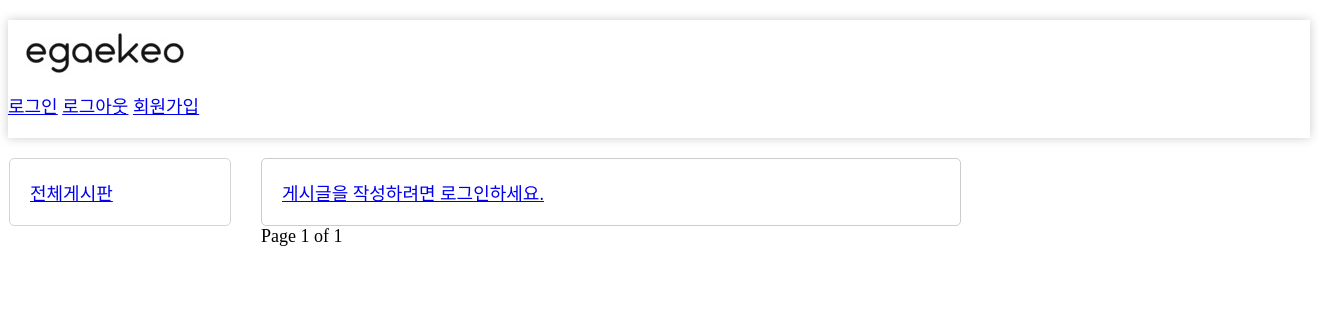
Before: /category/질문 with the older database file.
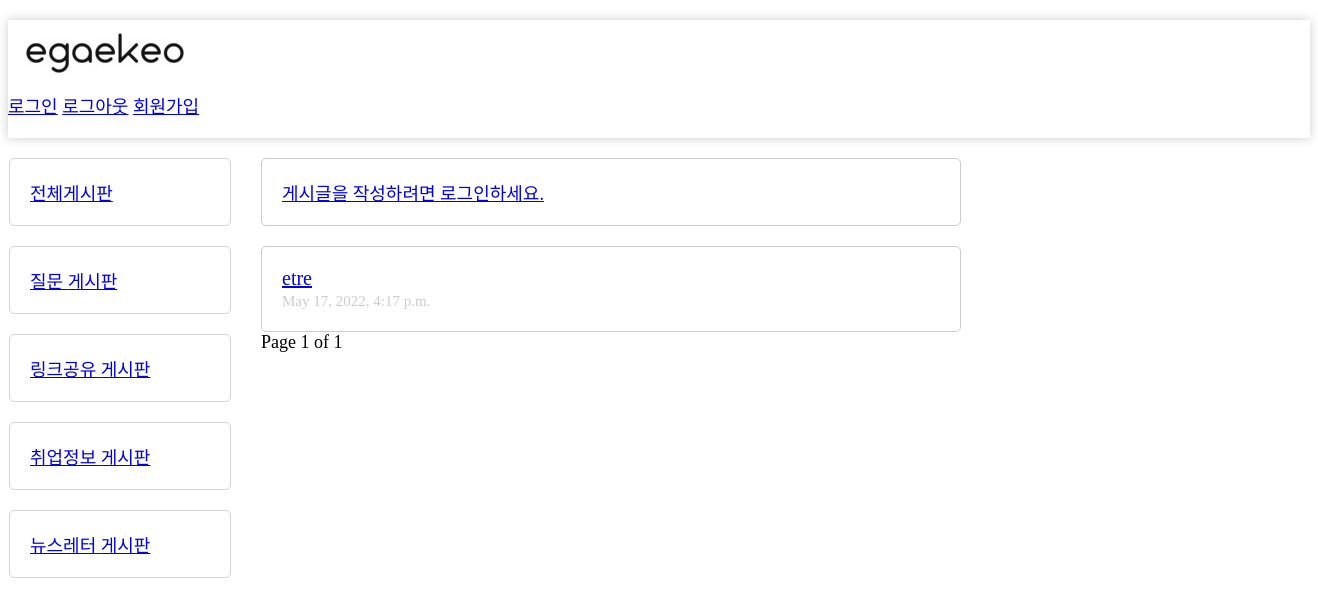
After: the same page with the newer database file.
### main/models.py (models this page shows, shortened)
class Category(models.Model):
    name = models.CharField(max_length=255)
    class Meta:
        verbose_name = "Category"
        verbose_name_plural = "Categories"

class Post(models.Model):
    user = models.ForeignKey(settings.AUTH_USER_MODEL,
                             on_delete=models.CASCADE, default="", null=True)
    category = models.ForeignKey(
        Category, on_delete=models.CASCADE, default="", null=True)
    like_users = models.ManyToManyField(
        settings.AUTH_USER_MODEL, related_name='like_post')
    title = models.CharField(max_length=100)
    upload_time = models.DateTimeField(default=timezone.now)
    contents = models.TextField()

### main/views.py (the view)
# urls.py: path('category/<str:cats>', views.categoryIndex, name="category_index"),
def categoryIndex(request, cats):
    cate_list = Category.objects.all()
    category_posts = Post.objects.filter(category__name=cats).filter(
        upload_time__lte=timezone.now()).order_by('-upload_time')
    paginator = Paginator(category_posts, 6)
    page_number = request.GET.get('page')
    page_obj = paginator.get_page(page_number)
    return render(request, 'category_index.html', {'cate_list': cate_list, 'page_obj': page_obj})

### main/templates/category_index.html
{%extends 'base1.html'%}
{%block content%}
<div class="post_in_rank">
    {%for post in page_obj %}
        <li class="post_detail"><a class="post_title" href="{%url 'detail' pk=post.id %}">{{post.title}}</a>
        </br><span class="upload_time">{{post.upload_time}}</span></li>
    {%endfor%}
</div>
{%endblock%}

### main/templates/base1.html (shortened to what this page needs)
<!DOCTYPE html>
<html lang="en">
<head>
    {%load static%}
    <link rel = "stylesheet" href="{%static '/css/style.css'%}">
</head>
<body>
    <header>
        <div class="logo"><img src="/static/images/logo.png"></div>
        <div class="login">
            <a href="{%url 'common:login'%}">로그인</a>
            <a href="{%url 'common:logout'%}">로그아웃</a>
            <a href="{%url 'common:signup'%}">회원가입</a>
        </div>
    </header>
    <div class="main">
        <div class="nav">
            <li class="board-1"><a href="{%url 'index'%}">전체게시판</a></li>
            {%for item in cate_list%}
            <li class="board-1"><a href="{%url 'category_index' item.name%}">{{item.name}} 게시판</a></li>
            {%endfor%}
        </div>
        <div class="post">
            <div class="post_new">
                {%if request.user.is_authenticated%}
                    <a href="{%url 'create'%}">게시글 작성</a>
                {%else%}
                    <a href="{%url 'common:login'%}">게시글을 작성하려면 로그인하세요.</a>
                {%endif%}
            </div>
            {%block content%}
            {%endblock%}
            <div>
                Page {{page_obj.number}} of {{page_obj.paginator.num_pages}}
            </div>
        </div>
    </div>
</body>
</html>

### main/static/css/style.css (style rules this page uses)
* { font-family: 'Pretendard-Regular'; font-size: 18px; }
ul, li { list-style-type: none; }
header { margin: 20px 0px; padding-bottom: 20px; box-shadow: 0px 0px 10px #ccc; }
.main { display: flex; width: 1300px; padding: 0; margin: auto; }
.board-1 { width: 180px; border-radius: 5px; border: 1px solid rgb(215, 212, 209); padding: 20px; margin-bottom: 20px; font-size: 20px; }
.post { width: 700px; margin: 0 30px; }
.post_new { border: 1px solid #ccc; border-radius: 5px; padding: 20px; font-style: bold; }
.post_detail { border: 1px solid #ccc; border-radius: 5px; padding: 20px; margin-top: 20px; background-color: white; }
.post_title { font-size: 20px; }
.upload_time { font-size: 15px; color: #ccc }

Changed rows visible on the page:
added Category: name "질문"
added Category: name "링크공유"
added Category: name "취업정보"
added Category: name "뉴스레터"
added Post: title "etre", upload_time "May 17, 2022, 4:17 p.m."
